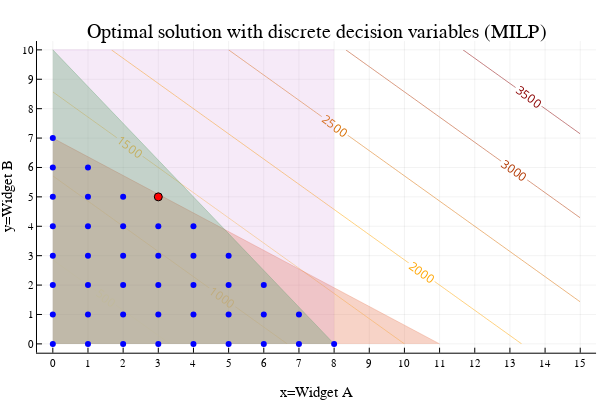

The notebook cell this image was saved under:
### Code cell
contour(x,y,(x,y)->f(x,y),nlevels=10, c=:heat, linewidth=10, colorbar = false, contour_labels = true)
title!("Optimal solution with discrete decision variables (MILP)")
xaxis!("x=Widget A")
yaxis!("y=Widget B")
xticks!(0:maximum(x))
yticks!(0:maximum(y))
areaplot!(x[x.<=11], (77 .- 7*x[x.<=11])./11, legend=false, opacity=0.3)
areaplot!(x[x.<=8], (80 .- 10*x[x.<=8])./8, legend=false, opacity=0.3)
areaplot!(x[x.<=8], repeat([maximum(y)],length(x[x.<=8])), legend=false, opacity=0.15)
#areaplot!([8;0;4.888], [0;7;3.888], legend=false, opacity=1.0)
# display feasible discrete points
scatter!([repeat([0],8)],[0:7], markerstrokewidth=0,markersize=3, markercolor="blue")
scatter!([repeat([1],7)],[0:6], markerstrokewidth=0,markersize=3, markercolor="blue")
scatter!([repeat([2],6)],[0:5], markerstrokewidth=0,markersize=3, markercolor="blue")
scatter!([repeat([3],6)],[0:5], markerstrokewidth=0,markersize=3, markercolor="blue")
scatter!([repeat([4],5)],[0:4], markerstrokewidth=0,markersize=3, markercolor="blue")
scatter!([repeat([5],4)],[0:3], markerstrokewidth=0,markersize=3, markercolor="blue")
scatter!([repeat([6],3)],[0:2], markerstrokewidth=0,markersize=3, markercolor="blue")
scatter!([repeat([7],2)],[0:1], markerstrokewidth=0,markersize=3, markercolor="blue")
scatter!([8,],[0], markerstrokewidth=0,markersize=3, markercolor="blue")
# optimal solution
scatter!([3], [5], markercolor="red")

### Figure 1 — Plotly figure (JSON) as saved in the notebook; plotly's stock layout.template omitted (floating-point values rounded to 4 significant figures; data arrays with more than 128 entries replaced by an {"elided": "..."} marker saying what was removed)
{"data": [{"colorbar": {"title": ""}, "colorscale": [[0, "rgba(255, 255, 224, 1.000)"], [0.5, "rgba(255, 165, 0, 1.000)"], [1, "rgba(139, 0, 0, 1.000)"]], "contours": {"coloring": "lines", "showlabels": true}, "name": "y1", "ncontours": 12, "showlegend": false, "showscale": false, "type": "contour", "x": [0, 0.5, 1, 1.5, 2, 2.5, 3, 3.5, 4, 4.5, 5, 5.5, 6, 6.5, 7, 7.5, 8, 8.5, 9, 9.5, 10, 10.5, 11, 11.5, 12, 12.5, 13, 13.5, 14, 14.5, 15], "xaxis": "x", "y": [0, 0.5, 1, 1.5, 2, 2.5, 3, 3.5, 4, 4.5, 5, 5.5, 6, 6.5, 7, 7.5, 8, 8.5, 9, 9.5, 10], "yaxis": "y", "z": {"elided": "21x31 float values"}, "zmax": 4000, "zmin": 0}, {"colorbar": {"title": ""}, "fill": "tozeroy", "fillcolor": "rgba(227, 111, 71, 0.300)", "legendgroup": "y2", "line": {"color": "rgba(227, 111, 71, 0.300)", "dash": "solid", "shape": "linear", "width": 1}, "mode": "lines", "name": "y2", "showlegend": true, "type": "scatter", "x": [0, 0.5, 1, 1.5, 2, 2.5, 3, 3.5, 4, 4.5, 5, 5.5, 6, 6.5, 7, 7.5, 8, 8.5, 9, 9.5, 10, 10.5, 11], "xaxis": "x", "y": [7, 6.682, 6.364, 6.045, 5.727, 5.409, 5.091, 4.773, 4.455, 4.136, 3.818, 3.5, 3.182, 2.864, 2.545, 2.227, 1.909, 1.591, 1.273, 0.9545, 0.6364, 0.3182, 0], "yaxis": "y", "zmax": 4000, "zmin": 0}, {"colorbar": {"title": ""}, "fill": "tozeroy", "fillcolor": "rgba(62, 164, 78, 0.300)", "legendgroup": "y3", "line": {"color": "rgba(62, 164, 78, 0.300)", "dash": "solid", "shape": "linear", "width": 1}, "mode": "lines", "name": "y3", "showlegend": true, "type": "scatter", "x": [0, 0.5, 1, 1.5, 2, 2.5, 3, 3.5, 4, 4.5, 5, 5.5, 6, 6.5, 7, 7.5, 8], "xaxis": "x", "y": [10, 9.375, 8.75, 8.125, 7.5, 6.875, 6.25, 5.625, 5, 4.375, 3.75, 3.125, 2.5, 1.875, 1.25, 0.625, 0], "yaxis": "y", "zmax": 4000, "zmin": 0}, {"colorbar": {"title": ""}, "fill": "tozeroy", "fillcolor": "rgba(195, 113, 210, 0.150)", "legendgroup": "y4", "line": {"color": "rgba(195, 113, 210, 0.150)", "dash": "solid", "shape": "linear", "width": 1}, "mode": "lines", "name": "y4", "showlegend": true, "type": "scatter", "x": [0, 0.5, 1, 1.5, 2, 2.5, 3, 3.5, 4, 4.5, 5, 5.5, 6, 6.5, 7, 7.5, 8], "xaxis": "x", "y": [10, 10, 10, 10, 10, 10, 10, 10, 10, 10, 10, 10, 10, 10, 10, 10, 10], "yaxis": "y", "zmax": 4000, "zmin": 0}, {"colorbar": {"title": ""}, "legendgroup": "y5", "marker": {"color": "rgba(0, 0, 255, 1.000)", "line": {"color": "rgba(0, 0, 0, 1.000)", "width": 0}, "size": 6, "symbol": "circle"}, "mode": "markers", "name": "y5", "showlegend": true, "type": "scatter", "x": [0, 0, 0, 0, 0, 0, 0, 0], "xaxis": "x", "y": [0, 1, 2, 3, 4, 5, 6, 7], "yaxis": "y", "zmax": 4000, "zmin": 0}, {"colorbar": {"title": ""}, "legendgroup": "y6", "marker": {"color": "rgba(0, 0, 255, 1.000)", "line": {"color": "rgba(0, 0, 0, 1.000)", "width": 0}, "size": 6, "symbol": "circle"}, "mode": "markers", "name": "y6", "showlegend": true, "type": "scatter", "x": [1, 1, 1, 1, 1, 1, 1], "xaxis": "x", "y": [0, 1, 2, 3, 4, 5, 6], "yaxis": "y", "zmax": 4000, "zmin": 0}, {"colorbar": {"title": ""}, "legendgroup": "y7", "marker": {"color": "rgba(0, 0, 255, 1.000)", "line": {"color": "rgba(0, 0, 0, 1.000)", "width": 0}, "size": 6, "symbol": "circle"}, "mode": "markers", "name": "y7", "showlegend": true, "type": "scatter", "x": [2, 2, 2, 2, 2, 2], "xaxis": "x", "y": [0, 1, 2, 3, 4, 5], "yaxis": "y", "zmax": 4000, "zmin": 0}, {"colorbar": {"title": ""}, "legendgroup": "y8", "marker": {"color": "rgba(0, 0, 255, 1.000)", "line": {"color": "rgba(0, 0, 0, 1.000)", "width": 0}, "size": 6, "symbol": "circle"}, "mode": "markers", "name": "y8", "showlegend": true, "type": "scatter", "x": [3, 3, 3, 3, 3, 3], "xaxis": "x", "y": [0, 1, 2, 3, 4, 5], "yaxis": "y", "zmax": 4000, "zmin": 0}, {"colorbar": {"title": ""}, "legendgroup": "y9", "marker": {"color": "rgba(0, 0, 255, 1.000)", "line": {"color": "rgba(0, 0, 0, 1.000)", "width": 0}, "size": 6, "symbol": "circle"}, "mode": "markers", "name": "y9", "showlegend": true, "type": "scatter", "x": [4, 4, 4, 4, 4], "xaxis": "x", "y": [0, 1, 2, 3, 4], "yaxis": "y", "zmax": 4000, "zmin": 0}, {"colorbar": {"title": ""}, "legendgroup": "y10", "marker": {"color": "rgba(0, 0, 255, 1.000)", "line": {"color": "rgba(0, 0, 0, 1.000)", "width": 0}, "size": 6, "symbol": "circle"}, "mode": "markers", "name": "y10", "showlegend": true, "type": "scatter", "x": [5, 5, 5, 5], "xaxis": "x", "y": [0, 1, 2, 3], "yaxis": "y", "zmax": 4000, "zmin": 0}, {"colorbar": {"title": ""}, "legendgroup": "y11", "marker": {"color": "rgba(0, 0, 255, 1.000)", "line": {"color": "rgba(0, 0, 0, 1.000)", "width": 0}, "size": 6, "symbol": "circle"}, "mode": "markers", "name": "y11", "showlegend": true, "type": "scatter", "x": [6, 6, 6], "xaxis": "x", "y": [0, 1, 2], "yaxis": "y", "zmax": 4000, "zmin": 0}, {"colorbar": {"title": ""}, "legendgroup": "y12", "marker": {"color": "rgba(0, 0, 255, 1.000)", "line": {"color": "rgba(0, 0, 0, 1.000)", "width": 0}, "size": 6, "symbol": "circle"}, "mode": "markers", "name": "y12", "showlegend": true, "type": "scatter", "x": [7, 7], "xaxis": "x", "y": [0, 1], "yaxis": "y", "zmax": 4000, "zmin": 0}, {"colorbar": {"title": ""}, "legendgroup": "y13", "marker": {"color": "rgba(0, 0, 255, 1.000)", "line": {"color": "rgba(0, 0, 0, 1.000)", "width": 0}, "size": 6, "symbol": "circle"}, "mode": "markers", "name": "y13", "showlegend": true, "type": "scatter", "x": [8], "xaxis": "x", "y": [0], "yaxis": "y", "zmax": 4000, "zmin": 0}, {"colorbar": {"title": ""}, "legendgroup": "y14", "marker": {"color": "rgba(255, 0, 0, 1.000)", "line": {"color": "rgba(0, 0, 0, 1.000)", "width": 1}, "size": 8, "symbol": "circle"}, "mode": "markers", "name": "y14", "showlegend": true, "type": "scatter", "x": [3], "xaxis": "x", "y": [5], "yaxis": "y", "zmax": 4000, "zmin": 0}], "layout": {"annotations": [{"font": {"color": "rgba(0, 0, 0, 1.000)", "family": "sans-serif", "size": 20}, "rotation": 0, "showarrow": false, "text": "Optimal solution with discrete decision variables (MILP)", "x": 0.5275, "xanchor": "center", "xref": "paper", "y": 1, "yanchor": "top", "yref": "paper"}], "height": 400, "margin": {"b": 20, "l": 0, "r": 0, "t": 20}, "paper_bgcolor": "rgba(255, 255, 255, 1.000)", "plot_bgcolor": "rgba(255, 255, 255, 1.000)", "showlegend": false, "width": 600, "xaxis": {"anchor": "y", "domain": [0.06165, 0.9934], "gridcolor": "rgba(0, 0, 0, 0.100)", "gridwidth": 0.5, "linecolor": "rgba(0, 0, 0, 1.000)", "mirror": false, "range": [-0.45, 15.45], "showgrid": true, "showline": true, "showticklabels": true, "tickangle": 0, "tickcolor": "rgb(0, 0, 0)", "tickfont": {"color": "rgba(0, 0, 0, 1.000)", "family": "sans-serif", "size": 11}, "tickmode": "array", "ticks": "inside", "ticktext": ["0", "1", "2", "3", "4", "5", "6", "7", "8", "9", "10", "11", "12", "13", "14", "15"], "tickvals": [0, 1, 2, 3, 4, 5, 6, 7, 8, 9, 10, 11, 12, 13, 14, 15], "title": "x=Widget A", "titlefont": {"color": "rgba(0, 0, 0, 1.000)", "family": "sans-serif", "size": 15}, "type": "-", "visible": true, "zeroline": false, "zerolinecolor": "rgba(0, 0, 0, 1.000)"}, "yaxis": {"anchor": "x", "domain": [0.07581, 0.9415], "gridcolor": "rgba(0, 0, 0, 0.100)", "gridwidth": 0.5, "linecolor": "rgba(0, 0, 0, 1.000)", "mirror": false, "range": [-0.3, 10.3], "showgrid": true, "showline": true, "showticklabels": true, "tickangle": 0, "tickcolor": "rgb(0, 0, 0)", "tickfont": {"color": "rgba(0, 0, 0, 1.000)", "family": "sans-serif", "size": 11}, "tickmode": "array", "ticks": "inside", "ticktext": ["0", "1", "2", "3", "4", "5", "6", "7", "8", "9", "10"], "tickvals": [0, 1, 2, 3, 4, 5, 6, 7, 8, 9, 10], "title": "y=Widget B", "titlefont": {"color": "rgba(0, 0, 0, 1.000)", "family": "sans-serif", "size": 15}, "type": "-", "visible": true, "zeroline": false, "zerolinecolor": "rgba(0, 0, 0, 1.000)"}}}
